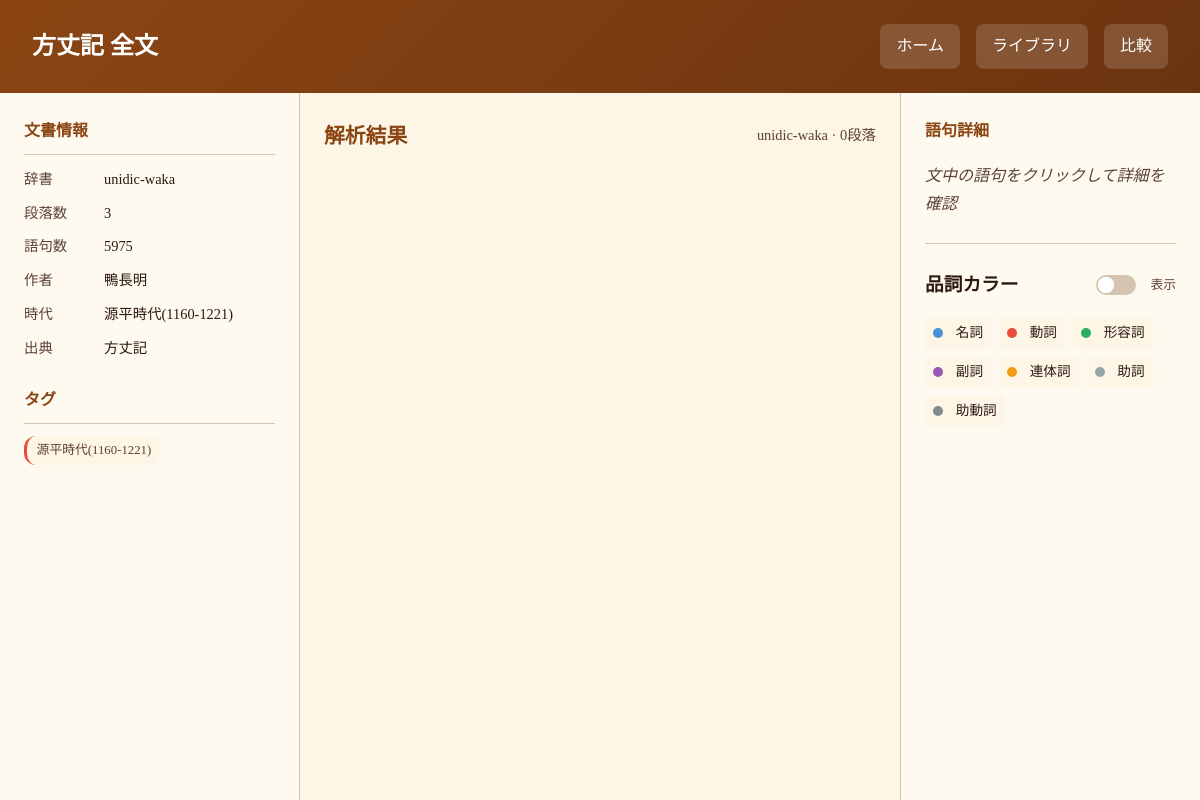
Page /library/view/1 on the committed database.
### tables this page shows
CREATE TABLE documents (
            id INTEGER PRIMARY KEY AUTOINCREMENT,
            title TEXT NOT NULL,
            db_filename TEXT UNIQUE NOT NULL,
            content_hash TEXT UNIQUE NOT NULL,
            dictionary TEXT DEFAULT 'unidic-chuko',
            paragraph_count INTEGER DEFAULT 0,
            token_count INTEGER DEFAULT 0,
            created_at TIMESTAMP DEFAULT CURRENT_TIMESTAMP,
            updated_at TIMESTAMP DEFAULT CURRENT_TIMESTAMP
        );

CREATE TABLE document_metadata (
            id INTEGER PRIMARY KEY AUTOINCREMENT,
            document_id INTEGER NOT NULL,
            key TEXT NOT NULL,
            value TEXT,
            UNIQUE (document_id, key),
            FOREIGN KEY (document_id) REFERENCES documents(id) ON DELETE CASCADE
        );

CREATE TABLE tags (
            id INTEGER PRIMARY KEY AUTOINCREMENT,
            name TEXT UNIQUE NOT NULL,
            category TEXT DEFAULT 'general'
        );

### app/app.py (the view)
@app.route('/library/view/<int:doc_id>')
def library_view(doc_id):
    try:
        document = document_manager.get_document(doc_id)
        if document:
            if 'paragraphs' not in document:
                document['paragraphs'] = []
            return render_template('view.html', document=document)
        return "文書が見つかりません", 404
    except Exception as e:
        import traceback
        traceback.print_exc()
        return f"エラー: {str(e)}", 500

### app/document_manager.py (called while the page is built, shortened)
def ensure_directories():
    os.makedirs(DATA_DIR, exist_ok=True)
    os.makedirs(DOCUMENTS_DIR, exist_ok=True)

def get_registry_connection():
    ensure_directories()
    conn = sqlite3.connect(REGISTRY_PATH)
    conn.row_factory = sqlite3.Row
    return conn

def get_document(doc_id: int) -> Optional[Dict[str, Any]]:
    conn = get_registry_connection()
    cursor = conn.cursor()
    cursor.execute('SELECT * FROM documents WHERE id = ?', (doc_id,))
    doc_row = cursor.fetchone()
    if not doc_row:
        conn.close()
        return None
    doc = dict(doc_row)
    cursor.execute('''
        SELECT t.name, t.category FROM tags t
        JOIN document_tags dt ON t.id = dt.tag_id
        WHERE dt.document_id = ?
    ''', (doc_id,))
    doc['tags'] = [{'name': row['name'], 'category': row['category']} for row in cursor.fetchall()]
    cursor.execute('SELECT key, value FROM document_metadata WHERE document_id = ?', (doc_id,))
    doc['metadata'] = {row['key']: row['value'] for row in cursor.fetchall()}
    conn.close()
    db_path = os.path.join(DOCUMENTS_DIR, doc['db_filename'])
    return doc

### app/templates/view.html (shortened to what this page needs)
<!DOCTYPE html>
<html lang="ja">
<head>
    <link rel="stylesheet" href="{{ url_for('static', filename='css/style.css') }}">
</head>
<body>
    <div class="view-container">
        <header class="view-header">
            <h1>{{ document.title }}</h1>
            <nav class="header-nav">
                <a href="{{ url_for('index') }}">ホーム</a>
                <a href="{{ url_for('library') }}">ライブラリ</a>
                <a href="{{ url_for('compare') }}">比較</a>
            </nav>
        </header>
        <div class="view-content">
            <aside class="doc-sidebar">
                <div class="doc-meta-section">
                    <h3>文書情報</h3>
                    <div class="doc-meta-item">
                        <span class="doc-meta-label">辞書</span>
                        <span class="doc-meta-value">{{ document.dictionary }}</span>
                    </div>
                    <div class="doc-meta-item">
                        <span class="doc-meta-label">段落数</span>
                        <span class="doc-meta-value">{{ document.paragraph_count }}</span>
                    </div>
                    <div class="doc-meta-item">
                        <span class="doc-meta-label">語句数</span>
                        <span class="doc-meta-value">{{ document.token_count }}</span>
                    </div>
                    {% if document.metadata %}
                        {% if document.metadata.author %}
                        <div class="doc-meta-item">
                            <span class="doc-meta-label">作者</span>
                            <span class="doc-meta-value">{{ document.metadata.author }}</span>
                        </div>
                        {% endif %}
                        {% if document.metadata.era %}
                        <div class="doc-meta-item">
                            <span class="doc-meta-label">時代</span>
                            <span class="doc-meta-value">{{ document.metadata.era }}</span>
                        </div>
                        {% endif %}
                        {% if document.metadata.source %}
                        <div class="doc-meta-item">
                            <span class="doc-meta-label">出典</span>
                            <span class="doc-meta-value">{{ document.metadata.source }}</span>
                        </div>
                        {% endif %}
                    {% endif %}
                </div>
                {% if document.tags %}
                <div class="doc-meta-section">
                    <h3>タグ</h3>
                    <div class="doc-tags">
                        {% for tag in document.tags %}
                        <span class="doc-tag {{ tag.category }}">{{ tag.name }}</span>
                        {% endfor %}
                    </div>
                </div>
                {% endif %}
            </aside>
            <main class="analysis-area">
                <div class="analysis-header">
                    <h2 class="analysis-title">解析結果</h2>
                    <span class="analysis-info">{{ document.dictionary }} · {{ document.paragraphs|length }}段落</span>
                </div>
                <div id="result-container">
                </div>
            </main>
            <aside class="detail-sidebar">
                <div class="detail-panel">
                    <h3>語句詳細</h3>
                    <div id="detail-content">
                        <p class="hint">文中の語句をクリックして詳細を確認</p>
                    </div>
                </div>
                <div class="legend-panel">
                    <div class="legend-header">
                        <h3>品詞カラー</h3>
                        <label class="toggle-switch">
                            <span class="toggle-slider"></span>
                            <span class="toggle-label">表示</span>
                        </label>
                    </div>
                    <div class="legend-list">
                        <div class="legend-item"><span class="color-dot" style="background:#4A90D9"></span>名詞</div>
                        <div class="legend-item"><span class="color-dot" style="background:#E74C3C"></span>動詞</div>
                        <div class="legend-item"><span class="color-dot" style="background:#27AE60"></span>形容詞</div>
                        <div class="legend-item"><span class="color-dot" style="background:#9B59B6"></span>副詞</div>
                        <div class="legend-item"><span class="color-dot" style="background:#F39C12"></span>連体詞</div>
                        <div class="legend-item"><span class="color-dot" style="background:#95A5A6"></span>助詞</div>
                        <div class="legend-item"><span class="color-dot" style="background:#7F8C8D"></span>助動詞</div>
                    </div>
                </div>
            </aside>
        </div>
    </div>
</body>
</html>

### app/static/css/style.css (style rules this page uses)
* { margin: 0; padding: 0; box-sizing: border-box; }
:root { --primary-color: #8B4513; --primary-hover: #A0522D; --secondary-color: #DEB887; --bg-color: #FDF5E6; --panel-bg: #FFFAF0; --text-color: #2C1810; --text-light: #5D4037; --border-color: #D4C4B0; --shadow: 0 2px 8px rgba(0,0,0,0.1); --radius: 8px; }
body { font-family: "Noto Serif JP", "Yu Mincho", "游明朝", serif; background-color: var(--bg-color); color: var(--text-color); line-height: 1.8; min-height: 100vh; }
.detail-panel { flex: 1; max-height: 100%; overflow-y: auto; }
.legend-panel { margin-top: auto; }
.legend-list { display: grid; grid-template-columns: 1fr 1fr; gap: 0.5rem; }
.legend-item { display: flex; align-items: center; font-size: 0.85rem; }
.color-dot { width: 12px; height: 12px; border-radius: 50%; margin-right: 0.5rem; }
.legend-header { display: flex; justify-content: space-between; align-items: center; margin-bottom: 0.5rem; }
.toggle-switch { display: flex; align-items: center; cursor: pointer; user-select: none; }
.toggle-slider { width: 36px; height: 20px; background: var(--border-color); border-radius: 20px; position: relative; transition: background 0.3s; margin-right: 0.4rem; }
.toggle-slider::before { content: ''; position: absolute; width: 16px; height: 16px; background: #FFF; border-radius: 50%; top: 2px; left: 2px; transition: transform 0.3s; }
.toggle-label { font-size: 0.8rem; color: var(--text-light); }

### rows in the picture
documents: title "方丈記 全文", dictionary "unidic-waka", paragraph_count "3", token_count "5975"
document_metadata: metadata.author "鴨長明"
document_metadata: metadata.era "源平時代(1160-1221)"
document_metadata: metadata.source "方丈記"
tags: name "源平時代(1160-1221)"

### other values in the picture
{{ document.paragraphs|length }} "0"
